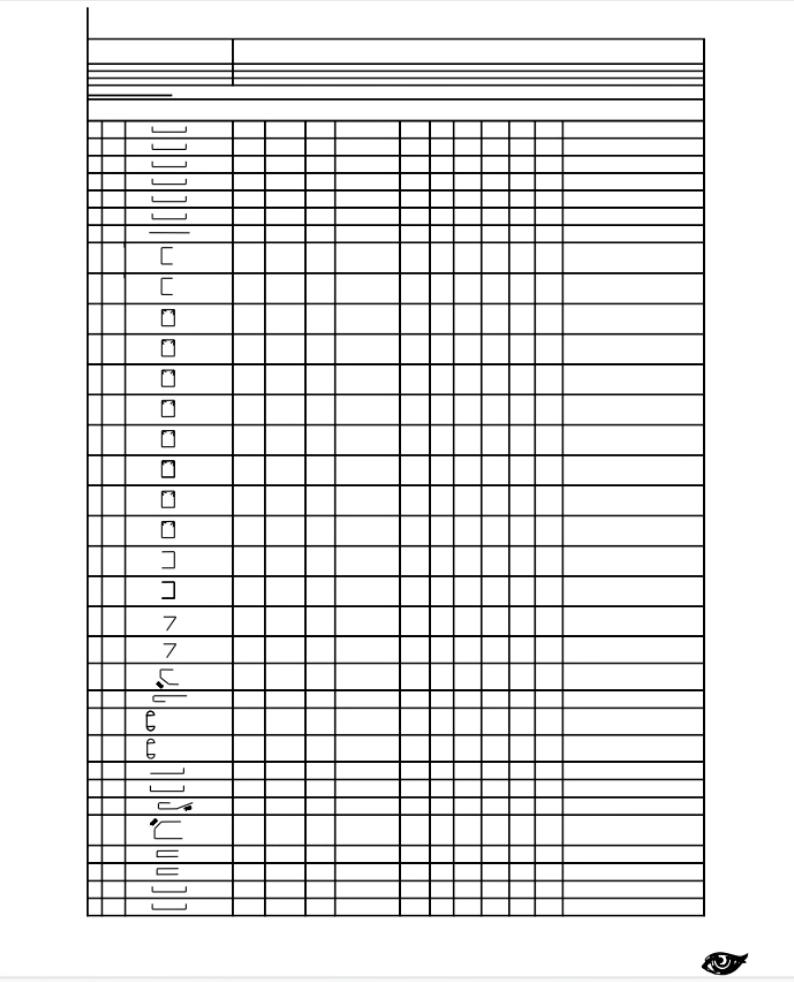
#> input picture Main/p.png, 794 x 982 px
$ jupyter execute 'Bend Detect.ipynb'
#> lines starting #> are read from the running program, lines starting #| are printed output that depends on the picture; after the words box and inside, x2 and y2 are one past the last pixel; in counts of white or black regions, pixels touching at a corner belong together
[cell 1]
import cv2
import numpy as np
import matplotlib.pyplot as plt

# Read the image using OpenCV
img_path = "p.png"
img = cv2.imread(img_path, cv2.IMREAD_GRAYSCALE)

# Apply Gaussian blur to reduce noise
blurred_img = cv2.GaussianBlur(img, (5, 5), 0)

# Apply Canny edge detection
edges = cv2.Canny(blurred_img, 50, 150, apertureSize=3)
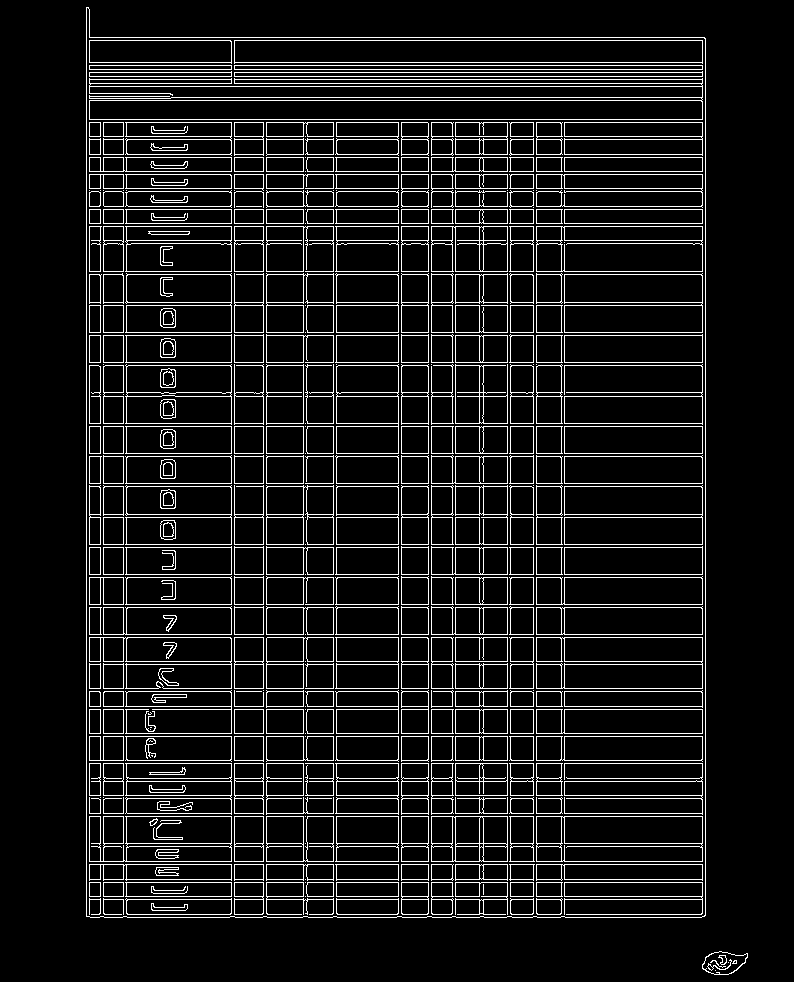
#> edges: shape (982, 794); 9.3% white in thin lines or dots, all inside (x1, y1, x2, y2) = (86, 7, 748, 975)

# Detect lines using probabilistic Hough transform
lines = cv2.HoughLinesP(edges, rho=1, theta=np.pi/180, threshold=100, minLineLength=100, maxLineGap=10)
#> lines = 110 rows, first 6: [564, 916, 564, 119], [401, 916, 401, 119], [431, 916, 431, 119], [86, 916, 86, 7], [123, 916, 123, 119], [234, 916, 234, 119]

# Draw lines on a copy of the original image
lines_img = cv2.cvtColor(img, cv2.COLOR_GRAY2BGR)
vertical_lines = []
if lines is not None:
    for line in lines:
        x1, y1, x2, y2 = line[0]
        if abs(x1 - x2) < abs(y1 - y2):
            cv2.line(lines_img, (x1, y1), (x2, y2), (0, 255, 0), 2)
            vertical_lines.append((x1 + x2) // 2)
#> this loop made 110 passes
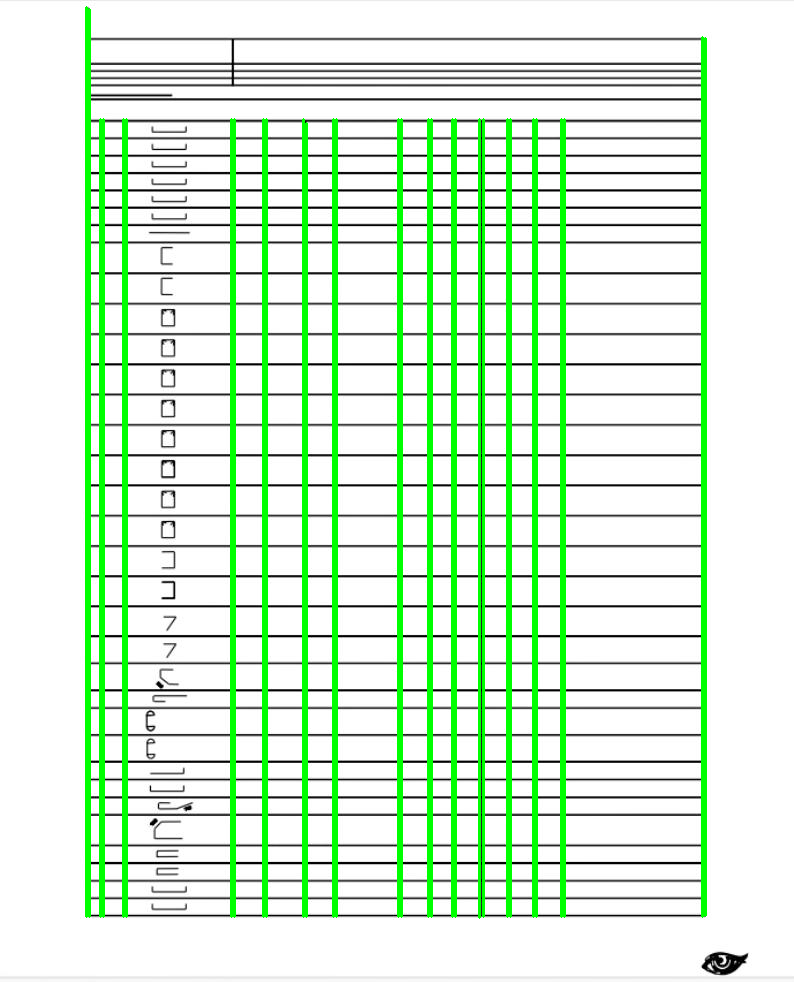
#> lines_img: shape (982, 794, 3); mean B, G, R 216, 239.9, 216
#> after the loop, vertical_lines = 30 values, max 705 at index 12, min 86 at index 3, mean 368.1

# Sort vertical line x-coordinates
vertical_lines.sort()

# Iterate over pairs of vertical lines to find data between them
for i in range(len(vertical_lines) - 1):
    x1 = vertical_lines[i]
    x2 = vertical_lines[i + 1]

    # Crop the column between two vertical lines
    column_img = img[:, x1:x2]

    # Calculate the Canny edge count for the column
    edge_count = np.sum(edges[:, x1:x2] == 255)

    # Check if this column has the maximum edge count
    max_edge_count = max(np.sum(edges[:, vertical_lines[i]:vertical_lines[i + 1]] == 255) for i in range(len(vertical_lines) - 1))
    if edge_count == max_edge_count:
        # Display the cropped column
        plt.imshow(column_img, cmap='gray')
        plt.axis('off')
        plt.title("Column with Maximum Edge Count")
        plt.show()
        cv2.imwrite(f"cropped_column.png", column_img)
#> this loop made 29 passes
#> (x1, x2, edge_count) on passes 1 to 8: (86, 89, 915), (89, 100, 1672), (100, 103, 796), (103, 123, 2318), (123, 126, 847), (126, 231, 12371), (231, 234, 795), (234, 263, 3055)

[cell 2]
import cv2
import numpy as np
import matplotlib.pyplot as plt

# Read the cropped column image
cropped_column_img = cv2.imread("cropped_column.png", cv2.IMREAD_GRAYSCALE)
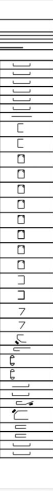
#> cropped_column_img: shape (982, 105) (shown at 1/2 size); min 0, max 255, mean 228.5

# Apply Gaussian blur to reduce noise
blurred_img = cv2.GaussianBlur(cropped_column_img, (5, 5), 0)
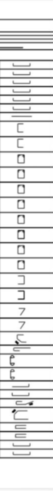
#> blurred_img: shape (982, 105) (shown at 1/2 size); min 18, max 255, mean 228.7

# Apply adaptive thresholding to binarize the image
binary_image_adaptive = cv2.adaptiveThreshold(blurred_img, 255, cv2.ADAPTIVE_THRESH_MEAN_C, cv2.THRESH_BINARY_INV, 11, 5)
#> binary_image_adaptive: shape (982, 105); 20.9% white; 107 white regions (33 under 20 px), largest, box (x1, y1, x2, y2) and area: (0, 706, 105, 731) 558, (0, 93, 105, 101) 557, (0, 681, 105, 692) 431

# Apply morphological closing to connect nearby edges and smoothen the lines
kernel = np.ones((1, 5), np.uint8)
closed_img = cv2.morphologyEx(binary_image_adaptive, cv2.MORPH_CLOSE, kernel)
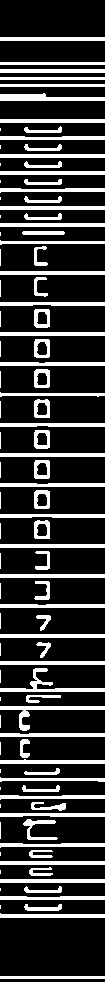
#> closed_img: shape (982, 105); 21% white; 105 white regions (33 under 20 px), largest, box (x1, y1, x2, y2) and area: (0, 668, 105, 692) 574, (0, 706, 105, 731) 561, (0, 93, 105, 101) 560

# Find horizontal lines using morphological operations
horizontal_lines = cv2.morphologyEx(closed_img, cv2.MORPH_OPEN, kernel, iterations=2)
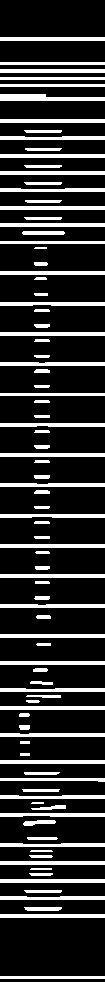
#> horizontal_lines: shape (982, 105); 19.2% white; 94 white regions

# Find contours of horizontal lines
contours, _ = cv2.findContours(horizontal_lines, cv2.RETR_EXTERNAL, cv2.CHAIN_APPROX_SIMPLE)
#> contours = 94 contours, 4 with area under 20; largest, box (x1, y1, x2, y2) and area: (0, 94, 105, 101) 448, (0, 914, 105, 918) 312, (0, 879, 105, 883) 312, (0, 861, 105, 865) 312, (0, 760, 105, 764) 312

# Filter horizontal lines based on length and horizontal coverage
filtered_lines = []
for contour in contours:
    x, y, w, h = cv2.boundingRect(contour)
    if w > 0.9 * cropped_column_img.shape[1]:  # Check if line spans entire width
        filtered_lines.append(contour)
#> this loop made 94 passes
#> (x, y, w, h) on passes 3, 4, 5, 7, 10, 12, 13, 14: (24, 907, 38, 4), (0, 896, 105, 4), (24, 890, 38, 3), (29, 873, 24, 3), (29, 855, 24, 3), (0, 843, 105, 4), (27, 837, 31, 3), (23, 820, 33, 6)
#> after the loop, filtered_lines = 41 contours; largest, box (x1, y1, x2, y2) and area: (0, 94, 105, 101) 448, (0, 914, 105, 918) 312, (0, 879, 105, 883) 312, (0, 861, 105, 865) 312, (0, 760, 105, 764) 312

# Draw the filtered horizontal lines on a copy of the original image
lines_img = cv2.cvtColor(cropped_column_img, cv2.COLOR_GRAY2BGR)
#> lines_img: shape (982, 105, 3)
for line in filtered_lines:
    x, y, w, h = cv2.boundingRect(line)
    cv2.rectangle(lines_img, (x, y), (x + w, y + h), (0, 255, 0), 2)
#> this loop made 41 passes
#> line on passes 10, 12, 14, 15, 17, 18, 21, 23: [[0, 760], [0, 763], [104, 763], [104, 760]], [[0, 706], [0, 709], [104, 709], [104, 706]], [[0, 661], [0, 664], [104, 664], [104, 661]], [[0, 634], [0, 637], [104, 637], [104, 634]], [[0, 574], [0, 577], [104, 577], [104, 574]], [[0, 544], [0, 547], [104, 547], [104, 544]], [[0, 453], [0, 456], [104, 456], [104, 453]], [[0, 393], [0, 395], [104, 395], [104, 393]]
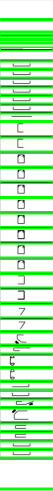
#> lines_img: shape (982, 105, 3) (shown at 1/2 size); mean B, G, R 177.6, 241.7, 177.6

# Display the image with filtered horizontal lines
plt.figure(figsize=(20, 20))
plt.imshow(lines_img)
plt.axis('off')
plt.show()

[cell 3]
import cv2
import numpy as np
import os

def is_image_blank(image, blank_threshold=0.98, min_non_blank_pixels=100):
    # Calculate the percentage of white pixels in the image
    white_pixels = np.sum(image >= 200)  # Assuming white pixels have intensity >= 200
    total_pixels = image.size
    white_ratio = white_pixels / total_pixels

    # Check if the image has a large enough percentage of white pixels to be considered blank
    if white_ratio > blank_threshold:
        # Check if there are enough non-blank pixels to avoid mistakenly removing data rows
        non_blank_pixels = total_pixels - white_pixels
        if non_blank_pixels < min_non_blank_pixels:
            return True  # Image is considered blank
    return False  # Image is not blank

# Read the cropped column image
cropped_column_img = cv2.imread("cropped_column.png", cv2.IMREAD_GRAYSCALE)

# Apply Gaussian blur to reduce noise
blurred_img = cv2.GaussianBlur(cropped_column_img, (5, 5), 0)

# Apply adaptive thresholding to binarize the image
binary_image_adaptive = cv2.adaptiveThreshold(blurred_img, 255, cv2.ADAPTIVE_THRESH_MEAN_C, cv2.THRESH_BINARY_INV, 11, 5)

# Apply morphological closing to connect nearby edges and smoothen the lines
kernel = np.ones((1, 5), np.uint8)
closed_img = cv2.morphologyEx(binary_image_adaptive, cv2.MORPH_CLOSE, kernel)

# Find horizontal lines using morphological operations
horizontal_lines = cv2.morphologyEx(closed_img, cv2.MORPH_OPEN, kernel, iterations=2)

# Find contours of horizontal lines
contours, _ = cv2.findContours(horizontal_lines, cv2.RETR_EXTERNAL, cv2.CHAIN_APPROX_SIMPLE)

# Filter horizontal lines based on length and horizontal coverage
filtered_lines = []
for contour in contours:
    x, y, w, h = cv2.boundingRect(contour)
    if w > 0.9 * cropped_column_img.shape[1]:  # Check if line spans entire width
        filtered_lines.append(contour)
#> this loop made 94 passes
#> contour on passes 1, 2, 6, 8, 9, 11, 17, 22: [[0, 976], [0, 978], [104, 978], [104, 976]], [[0, 914], [0, 917], [104, 917], [104, 914]], [[0, 879], [0, 882], [104, 882], [104, 879]], [[31, 868], [30, 869], [51, 869], [51, 868]], [[0, 861], [0, 864], [104, 864], [104, 861]], [[31, 850], [30, 851], [52, 851], [51, 850]], [[32, 802], [31, 803], [43, 803], [43, 802]], [[0, 760], [0, 763], [104, 763], [104, 760]]

# Sort filtered lines by y-coordinate
filtered_lines.sort(key=lambda c: cv2.boundingRect(c)[1])

# Define the output folder
output_folder = "Shapes"

# Create the output folder if it doesn't exist
if not os.path.exists(output_folder):
    os.makedirs(output_folder)

# Function to crop and save rows
def crop_and_save_rows(lines):
    for i in range(len(lines) - 1):
        x1, y1, w1, h1 = cv2.boundingRect(lines[i])
        x2, y2, w2, h2 = cv2.boundingRect(lines[i + 1])

        # Crop the region between two horizontal lines
        row_img = cropped_column_img[y1 + h1 : y2, :]

        # Check if the cropped row has sufficient width and is not blank
        if row_img.shape[1] > 5 and not is_image_blank(row_img):
            # Save the cropped row image
            cv2.imwrite(os.path.join(output_folder, f"row_{i + 1}.png"), row_img)
#> this loop made 40 passes

# Crop and save rows
crop_and_save_rows(filtered_lines)

# Print the number of saved rows
num_rows_saved = len(os.listdir(output_folder))
print(f"{num_rows_saved} rows saved in the '{output_folder}' folder.")
#| 3 rows saved in the 'Shapes' folder.

[cell 4]
import cv2
import numpy as np
import matplotlib.pyplot as plt
import os

# Function to remove patches from an image and display the result
def remove_patches_and_display(image_path):
    # Load the image in grayscale
#> called with image_path = 'Shapes/p_row_1.png'
    image = cv2.imread(image_path, cv2.IMREAD_GRAYSCALE)
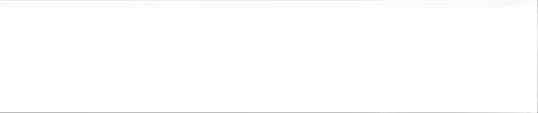
#> input picture Main/Shapes/p_row_1.png, 538 x 113 px
#> image is the input picture: shape (113, 538); min 182, max 255, mean 253.8

    # Check if the image was loaded correctly
    if image is None:
        print(f"Error: Unable to load the image '{image_path}'. Check the file path.")
        return

    # Apply Gaussian blur to reduce noise
    blurred = cv2.GaussianBlur(image, (5, 5), 0)

    # Apply adaptive thresholding to create a binary image
    binary_image = cv2.adaptiveThreshold(
        blurred, 255, cv2.ADAPTIVE_THRESH_GAUSSIAN_C, cv2.THRESH_BINARY_INV, 31, 10
    )
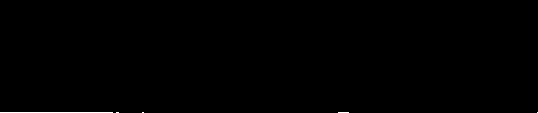
#> binary_image: shape (113, 538); 0.21% white in thin lines or dots, all inside (x1, y1, x2, y2) = (0, 112, 538, 113)

    # Perform morphological operations to refine the binary image
    kernel = np.ones((3, 3), np.uint8)
    binary_image = cv2.morphologyEx(binary_image, cv2.MORPH_CLOSE, kernel)

    # Find contours
    contours, _ = cv2.findContours(binary_image, cv2.RETR_EXTERNAL, cv2.CHAIN_APPROX_SIMPLE)

    # Filter contours based on area to remove small noise
    contours = [cnt for cnt in contours if cv2.contourArea(cnt) > 100]

    # Create a mask filled with white (same size as the original image)
    mask = np.ones_like(binary_image) * 255

    # Draw contours on the mask and fill them with black
    cv2.drawContours(mask, contours, -1, 0, thickness=cv2.FILLED)
#> mask: shape (113, 538); every value is 255

    # Create the cleaned image by turning everything outside the contours white
    cleaned_image = cv2.bitwise_or(image, mask)

    # Display the original image, contours, and cleaned image
    fig, ax = plt.subplots(1, 3, figsize=(18, 6))

    # Original image
    ax[0].imshow(image, cmap='gray')
    ax[0].set_title('Original Image')
    ax[0].axis('off')

    # Contours highlighted on the original image
    contour_image = cv2.cvtColor(image, cv2.COLOR_GRAY2BGR)
    cv2.drawContours(contour_image, contours, -1, (0, 255, 0), thickness=2)
    ax[1].imshow(contour_image)
    ax[1].set_title('Contours Highlighted')
    ax[1].axis('off')

    # Cleaned image (everything outside the contours is white)
    ax[2].imshow(cleaned_image, cmap='gray')
    ax[2].set_title('Cleaned Image (Outside Contours White)')
    ax[2].axis('off')

    plt.show()

# Path to the folder containing the images
folder_path = "Shapes"

# Iterate over each image in the folder
for filename in os.listdir(folder_path):
    if filename.endswith(".png") or filename.endswith(".jpg"):
        # Construct the full path to the image
        image_path = os.path.join(folder_path, filename)

        # Remove patches and display the result
        remove_patches_and_display(image_path)
#> pass 2 of the loop `for filename in os.listdir(folder_path):`:
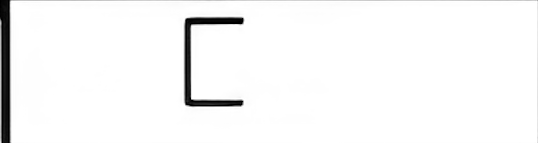
#> input picture Main/Shapes/p_row_14.png, 538 x 143 px
#> in remove_patches_and_display, image is the input picture: shape (143, 538); min 0, max 255, mean 246.4
#> blurred: shape (143, 538)
#> in remove_patches_and_display (call 2), `binary_image = cv2.adaptiveThreshold( blurred, 255, cv2.ADAPTIVE_THRES..`:
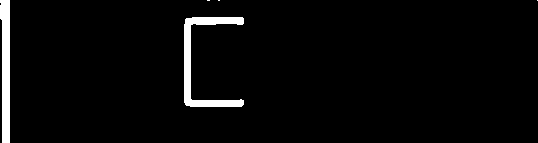
#> binary_image: shape (143, 538); 3.3% white; 5 white regions (3 under 20 px), largest, box (x1, y1, x2, y2) and area: (184, 17, 244, 107) 1374, (0, 0, 10, 143) 1181

[cell 5]
import cv2
import os
import numpy as np
import matplotlib.pyplot as plt

# Folder path containing the cropped images
image_folder = "Shapes"

# Gaussian blur parameters
gaussian_ksize = (3, 3)
gaussian_sigma = 0  # Default sigma value for Gaussian blur

# Dilation kernel and iterations
dilation_kernel = np.ones((3, 3), np.uint8)
dilation_iterations = 2  # Number of dilation iterations

# Check if the folder exists
if not os.path.exists(image_folder):
    raise FileNotFoundError(f"Folder '{image_folder}' does not exist.")

# Get all valid image files in the folder
image_files = [f for f in os.listdir(image_folder) if f.lower().endswith(('.jpg', '.jpeg', '.png', '.bmp'))]

# If no image files found, exit early
if not image_files:
    print("No valid image files found in the folder.")
else:
    # Loop through all image files in the folder
    for image_file in image_files:
        image_path = os.path.join(image_folder, image_file)

        try:
            # Read the image in grayscale
            image = cv2.imread(image_path, cv2.IMREAD_GRAYSCALE)

            if image is None:
                print(f"Failed to read image: {image_file}")
                continue

            # Apply Gaussian blur for noise reduction
            blurred_img = cv2.GaussianBlur(image, gaussian_ksize, gaussian_sigma)
#> blurred_img: shape (113, 538)

            # Apply dilation to enhance edges
            dilated_img = cv2.dilate(blurred_img, dilation_kernel, dilation_iterations)

            # Shi-Tomasi corner detection
            corners = cv2.goodFeaturesToTrack(
                dilated_img, maxCorners=300, qualityLevel=0.01, minDistance=5
            )

            # Visualize the image, corners, and bends
            plt.figure(figsize=(12, 6))

            # Plot the original image
            plt.subplot(1, 2, 1)
            plt.imshow(image, cmap='gray')
            plt.title(f"Original Image: {image_file}")
            plt.axis('off')

            # Plot the dilated image with corners
            plt.subplot(1, 2, 2)
            plt.imshow(dilated_img, cmap='gray')
            plt.title(f"Dilated Image: {image_file}")

            if corners is not None:
                corners = np.int0(corners)  # Convert to integer coordinates

                # Plot the corners on the image
                for corner in corners:
                    x, y = corner.ravel()  # Get x and y coordinates
                    plt.plot(x, y, 'ro', ms=5)  # Red dots for corners
#> this loop made 155 passes
#> corner on passes 1 to 3: [[527, 1]], [[310, 2]], [[21, 1]]

                # Print the number of corners detected
                num_corners = len(corners)
                print(f"Image: {image_file}, Number of corners detected: {num_corners}")
#| Image: p_row_1.png, Number of corners detected: 155
            else:
                print(f"Image: {image_file}, No corners detected")

            # Show the plot
            plt.tight_layout()
            plt.show()
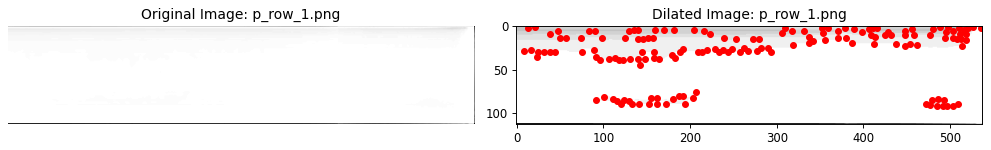
#> figure drawn by matplotlib, 2 panels

        except Exception as e:
            print(f"An error occurred while processing '{image_file}': {e}")
#> pass 2 of the loop `for image_file in image_files:`:
#> dilated_img: shape (143, 538)
#> the loop `for corner in corners:` made 8 passes
#> corner on passes 1 to 4: [[241, 102]], [[241, 20]], [[191, 99]], [[187, 20]]
#| Image: p_row_14.png, Number of corners detected: 8
#> `plt.show()`:
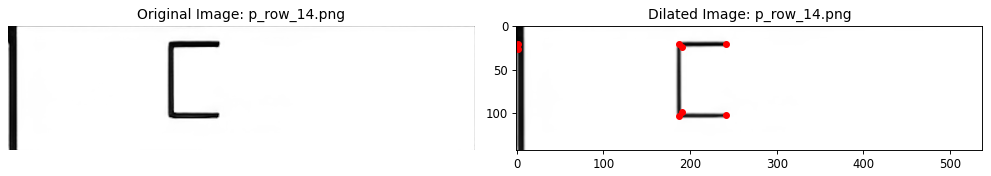
#> figure drawn by matplotlib, 2 panels

[cell 6]
import os
import cv2
import numpy as np
import pandas as pd

# Folder path containing the cropped images
image_folder = "Shapes"

# Excel output file path
excel_output = "corner_detection_results.xlsx"

# Create an empty list to hold the data for the Excel sheet
data = []

# Gaussian blur parameters
gaussian_ksize = (3, 3)
gaussian_sigma = 0  # Default sigma value for Gaussian blur

# Dilation kernel and iterations
dilation_kernel = np.ones((3, 3), np.uint8)
dilation_iterations = 2  # Number of dilation iterations

# Check if the folder exists
if not os.path.exists(image_folder):
    raise FileNotFoundError(f"Folder '{image_folder}' does not exist.")

# Get all valid image files in the folder
image_files = [f for f in os.listdir(image_folder) if f.lower().endswith(('.jpg', '.jpeg', '.png', '.bmp'))]

# If no image files found, exit early
if not image_files:
    print("No valid image files found in the folder.")
else:
    # Loop through all image files in the folder
    for image_file in image_files:
        image_path = os.path.join(image_folder, image_file)

        try:
            # Read the image in grayscale
            image = cv2.imread(image_path, cv2.IMREAD_GRAYSCALE)

            if image is None:
                print(f"Failed to read image: {image_file}")
                continue

            # Apply Gaussian blur for noise reduction
            blurred_img = cv2.GaussianBlur(image, gaussian_ksize, gaussian_sigma)

            # Apply dilation to enhance edges
            dilated_img = cv2.dilate(blurred_img, dilation_kernel, dilation_iterations)

            # Shi-Tomasi corner detection
            corners = cv2.goodFeaturesToTrack(
                dilated_img, maxCorners=300, qualityLevel=0.01, minDistance=5
            )

            # Determine the number of corners
            if corners is not None:
                num_corners = len(corners)
                num_bends = max(0, num_corners - 2)  # Avoid negative values

                # Add the data to the list
                data.append({
                    'Image Name': image_file,
                    'Number of Corners': num_corners,
                    'Number of Bends': num_bends
                })

            else:
                # No corners detected, set 0 bends
                data.append({
                    'Image Name': image_file,
                    'Number of Corners': 0,
                    'Number of Bends': 0
                })

        except Exception as e:
            print(f"An error occurred while processing '{image_file}': {e}")
#> pass 2 of the loop `for image_file in image_files:`:
